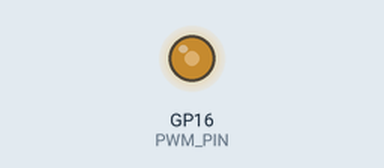
Bench run of a program on a simulated Raspberry Pi Pico running MicroPython. Parts: output pins drawn as LEDs (lit = HIGH). What the program prints to the serial console is not drawn.

Above: at 0.1 s.
Timing chart, 0 to 1.6 s (numbered marks = the images above):
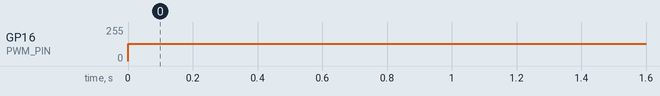

The program:

tx_fsk.py
```python
from machine import Pin, PWM
import utime

# --- Configuración Hardware ---
PWM_PIN = 16  # GP16 para salida de PWM
F0_NOMINAL = 1500  # Frecuencia para '0'
F1_NOMINAL = 2500  # Frecuencia para '1'

# Inicializar PWM
pwm = PWM(Pin(PWM_PIN))
pwm.duty_u16(0) # Apagado al inicio

def run_simple_tx():
    """Bucle principal del transmisor simple"""
    print("Iniciando transmisor simple FSK...")

    while True:
        # Enviar Tono F0
        print(f"Enviando Tono F0 ({F0_NOMINAL} Hz) por 3 segundos...")
        pwm.freq(F0_NOMINAL)
        pwm.duty_u16(32768) # 50% duty cycle
        utime.sleep(3)

        # Enviar Tono F1
        print(f"Enviando Tono F1 ({F1_NOMINAL} Hz) por 3 segundos...")
        pwm.freq(F1_NOMINAL)
        pwm.duty_u16(32768)
        utime.sleep(3)

if __name__ == "__main__":
    run_simple_tx()
```

Measured:
- by itself, GP16 (PWM_PIN): 0/255 → 128/255 at 0.00 s
